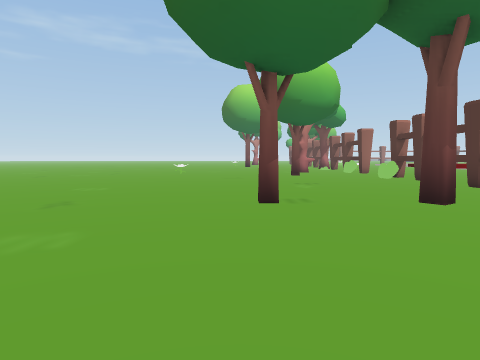
[1] (above)

24 first-person views from a walk through a Unity game level. The camera is 1.3 m above the floor, tilts 4° down and sees 75° across. The floor is counted in squares, 2 m on a side. Each view is taken from the middle of a square. On the plan, view 1 faces up. The plan holds only what a view shows up to about 10 squares ahead; the rest is blank. The place goes on beyond the plan. The player character is not drawn.

[2]
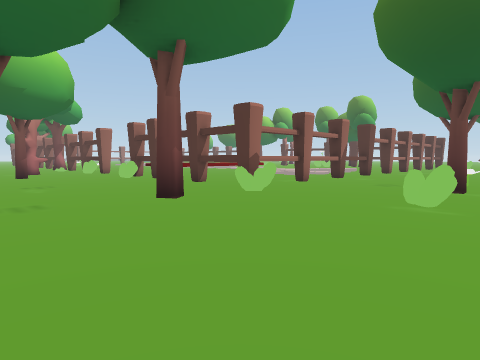

[3]
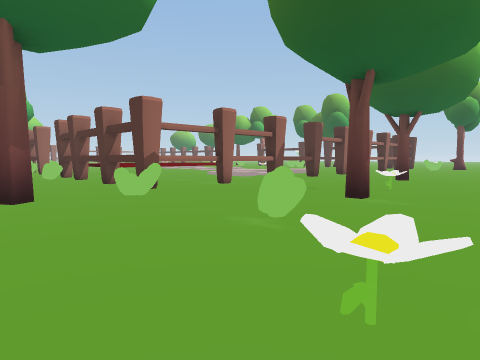

[4]
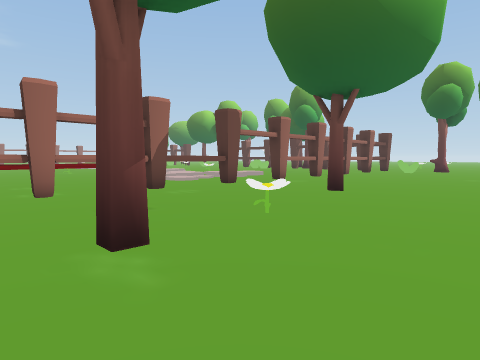

[5]
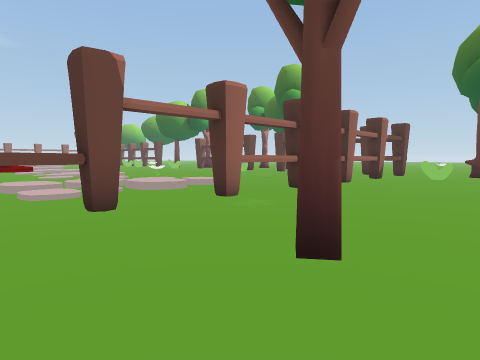

[6]
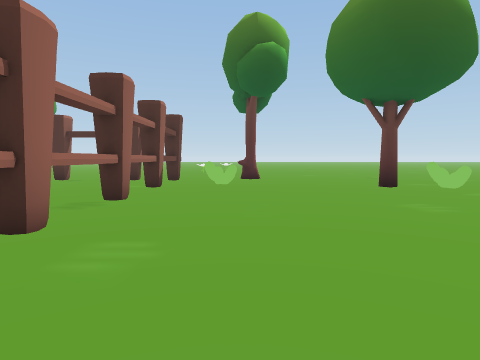

[7]
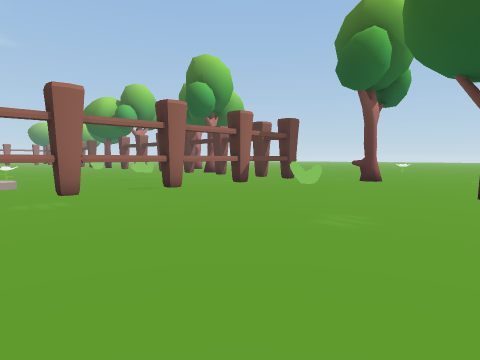

[8]
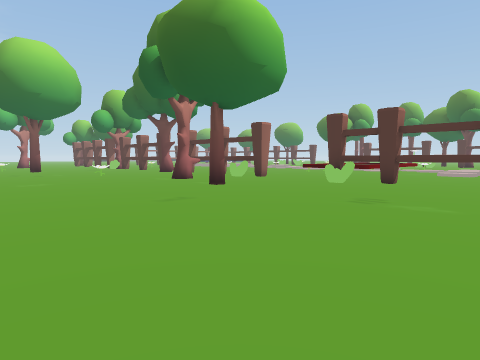

[9]
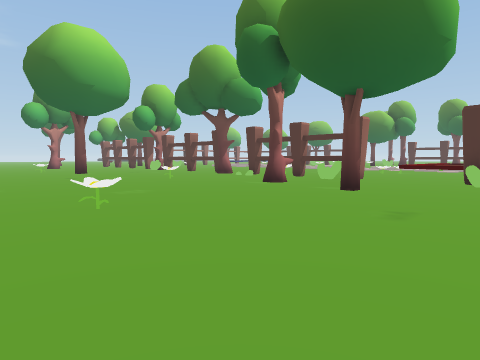

[10]
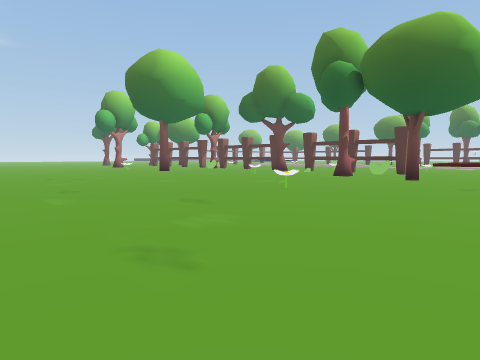

[11]
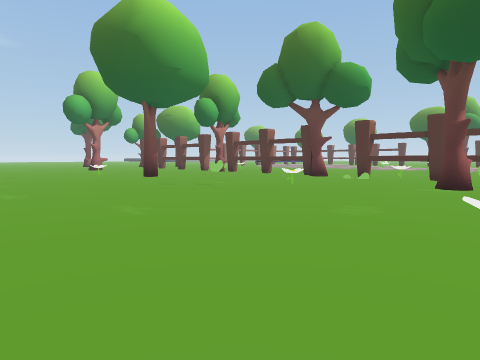

[12]
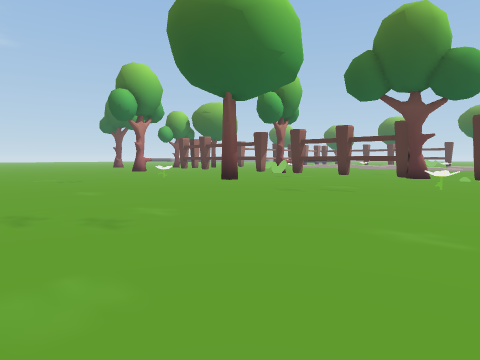

[13]
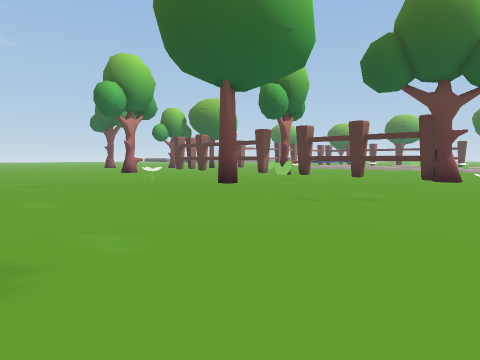

[14]
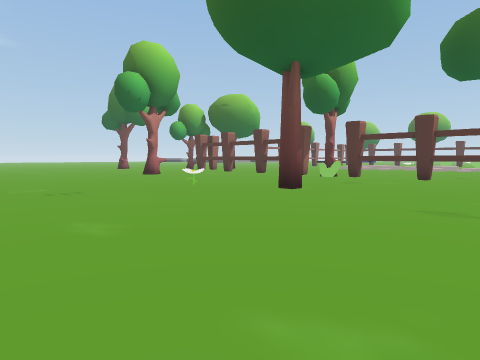

[15]
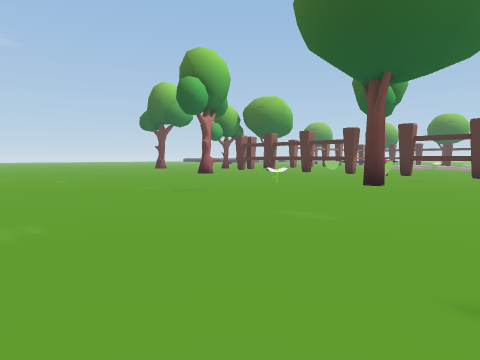

[16]
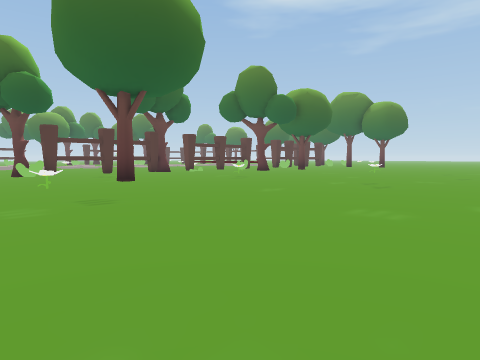

[17]
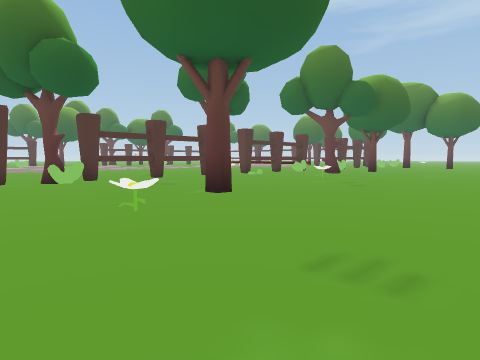

[18]
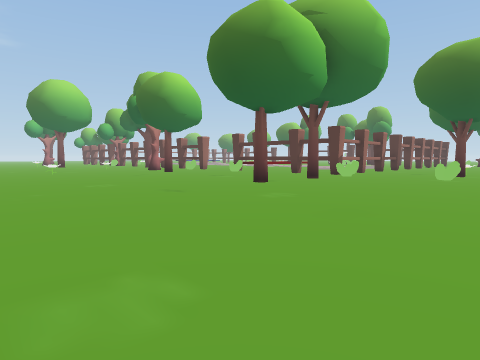

[19]
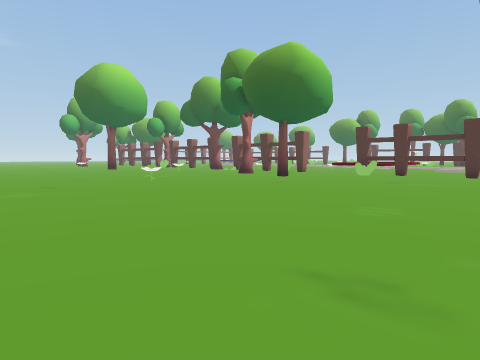

[20]
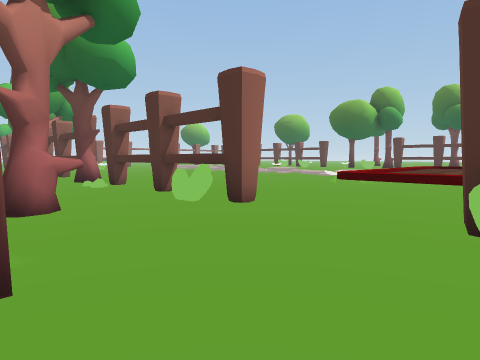

[21]
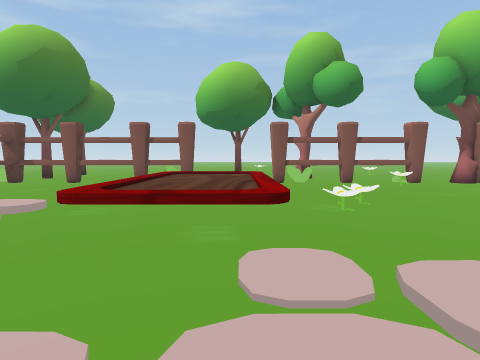

[22]
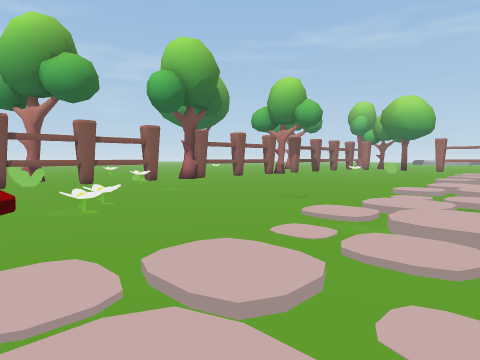

[23]
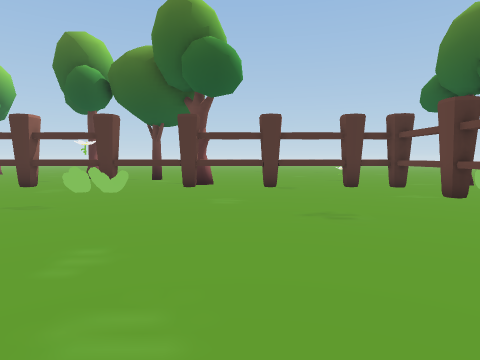

[24]
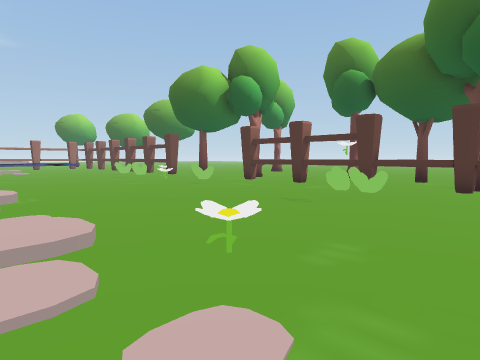

### Floor plan
Key: @ floor where view 1 was taken; # wall or solid block; x gap in a wall; . floor; / step, stairs or slope; = window, fence, low wall or low ledge; ^ raised ledge; T thing the floor can be seen under or through; R tree.
Columns run from 8 left of view 1 to 26 right of it. Each row starts with its distance up from view 1.
 27 ..........
 26 .............x.
 25 ........=....R.
 24 .............#.
 23 ........R....^.     ./
 22  ............x.    ../
 21  ............^.   ...//
 20  ............^   ....// ..
 19  ............R.......///...
 18  ........=............/.....
 17  ............^=......//......
 16  ............^.......///...... ..
 15  ..........R.x......../.......^.. R
 14  ..........R.^....=..//.......^.  R
 13 ......=......#.......///.....=^.
 12 ..........R....^^^^^^.//.....=^..R
 11 ...............^^^^^^...=.....^...
 10 .............T.^^^^^.//.......#RR
  9 .............T..../// //......^..
  8  ............^....//////......x..
  7  ............x.... /////......^..
  6  ............^................x..
  5  .......R..R.TTx^x^^..^^x^x^x##..
  4    ..........T...............x...
  3   ...........................=.R.
  2   ..................R.............
  1   ...........=.R.=................
  0   ......@...................R....
 -1   .....   .=.......   ......x...

Where each view was taken, in squares from view 1:
view 1: 0 up, 0 right, facing up
view 2: 0 up, 0 right, facing up-right
view 3: 1 down, 2 right, facing up-right
view 4: 1 down, 6 right, facing up-right
view 5: 1 up, 10 right, facing up-right
view 6: 3 up, 13 right, facing right
view 7: 1 down, 14 right, facing up-right
view 8: 6 up, 3 left, facing up-right
view 9: 9 up, 4 left, facing up-right
view 10: 9 up, 8 left, facing up-right
view 11: 13 up, 5 left, facing up-right
view 12: 16 up, 6 left, facing up-right
view 13: 17 up, 5 left, facing up-right
view 14: 19 up, 5 left, facing up-right
view 15: 20 up, 7 left, facing up-right
view 16: 27 up, 8 left, facing down-right
view 17: 27 up, 4 left, facing down-right
view 18: 1 down, 6 left, facing up-right
view 19: 5 up, 7 left, facing up-right
view 20: 10 up, 2 right, facing up-right
view 21: 12 up, 15 right, facing left
view 22: 12 up, 15 right, facing up-left
view 23: 9 up, 14 right, facing right
view 24: 9 up, 14 right, facing up-right
